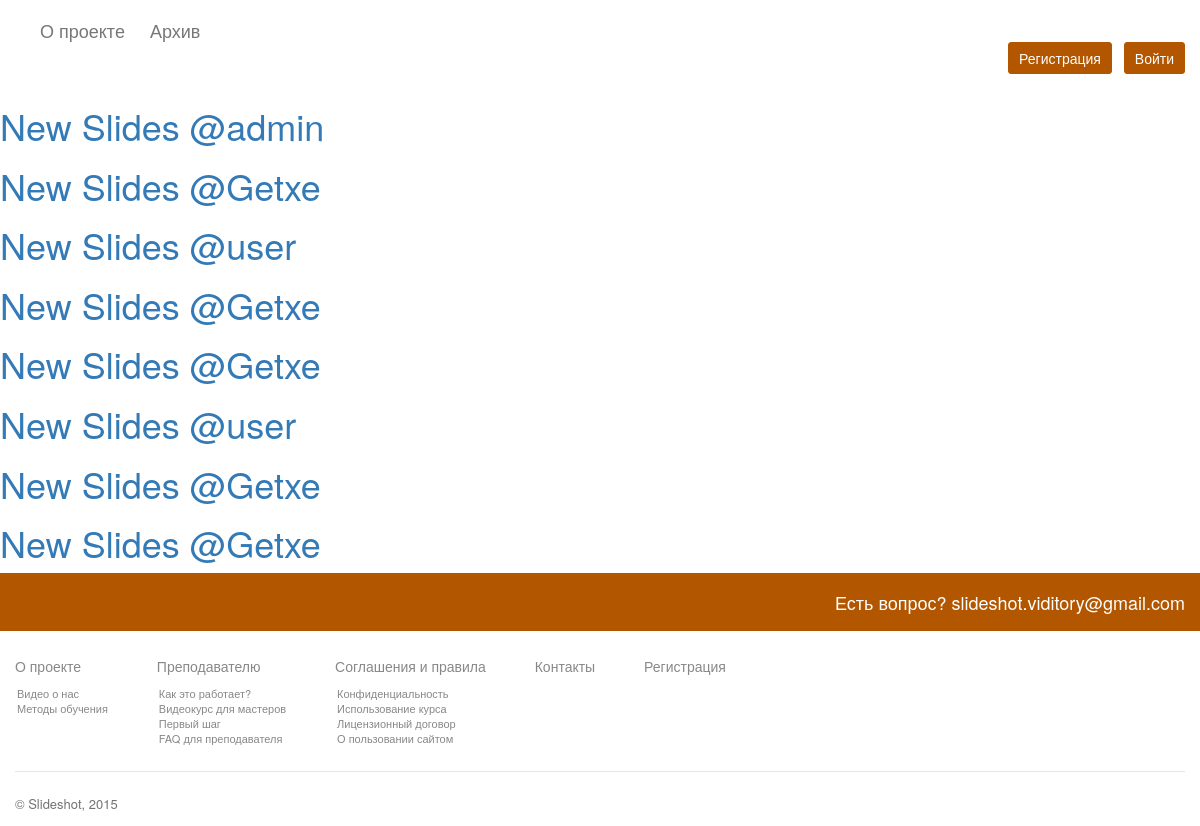
The page /broadcasting/ on the database its author committed.
### broadcasts/models.py (models this page shows, shortened)
class Broadcasting(models.Model):
    owner = models.ForeignKey(User, verbose_name=u'Владелец', related_name=u'broadcasts')
    title = models.CharField(u'Заголовок', max_length=40)
    desc = models.TextField(u'Описание', max_length = 10000)
    start_date = models.DateTimeField(u'Дата и время начала',default=datetime.now, blank=True)
    active = models.BooleanField(u'Активна сейчас?', default=False)
    public = models.BooleanField(u'Is public broadcasting?', default=True)
    tags = models.ManyToManyField(Tag, verbose_name='Тэги', blank=True, null=True)
    event = models.ForeignKey(Event, verbose_name='Событие', related_name=u'broadcasts', blank=True, null=True)#relation to event
    class Meta:
        db_table = 'broadcasts_broadcastings'
        verbose_name = 'Презентация'
        verbose_name_plural = 'Презентации'
        ordering=['start_date']

### broadcasts/views.py (the view)
# urls.py: url(r'^broadcasting/$', views.broadcasting_list),#first public
def broadcasting_list(request):
    broadcastings = get_pagination_broadcastings(request, request.GET.get('brp'),10)
    html = render_to_response('broadcasting_list.html', {'broadcastings': broadcastings }, context_instance=RequestContext(request))
    return HttpResponse(html)

### broadcasts/paginators.py (called while the page is built)
def get_pagination_broadcastings(request, page, count):
    if not request.user.is_authenticated():
        br_list = Broadcasting.objects.filter(public=True)
    else:
        br_list = Broadcasting.objects.filter(Q(public=True)|Q(event__members=request.user)|Q(event__owner=request.user))
    paginator = Paginator(br_list, count) # Show 25 contacts per page
    try:
        br = paginator.page(page)
    except PageNotAnInteger:
        br = paginator.page(1)
    except EmptyPage:
        br = paginator.page(paginator.num_pages)
    return br

### broadcasts/templates/broadcasting_list.html (shortened to what this page needs)
{% extends 'base_index.html'%}
{% load static %}
{% block content %}
{% for broadcasting in broadcastings %}
	<div>
		<a href="{% url 'broadcasts.views.broadcasting' broadcasting.pk %}"><h1>{{ broadcasting.title }}</h1></a>
	</div>
{% empty %}
	<p>Нет доступных презентаций</p>
{% endfor %}
{% endblock%}

### static/css/style.css (style rules this page uses)
body { font: 13px Arial, Helvetica, Verdana, Tahoma normal normal; min-width: 1180px; position: relative; }
html { height: 100%; }
body { min-height: 100%; background-color: #f3f3f3; }
body, h1, h2, h3, h4, h5, h6, ul, p { margin: 0; }
a { color: #1c977e; text-decoration: none; }
a, input, textarea, select, [role="button"] { outline: none; }

### rows shown on the page
Broadcasting: title "New Slides @admin"
Broadcasting: title "New Slides @Getxe"
Broadcasting: title "New Slides @user"
Broadcasting: title "New Slides @Getxe"
Broadcasting: title "New Slides @Getxe"
Broadcasting: title "New Slides @user"
Broadcasting: title "New Slides @Getxe"
Broadcasting: title "New Slides @Getxe"
